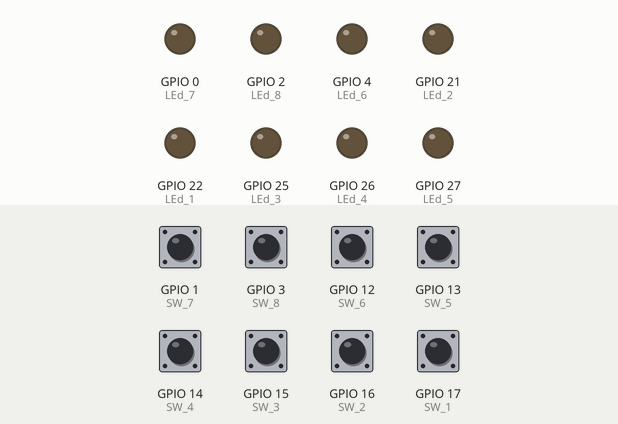
Simulated run of this sketch. Board: ESP32. Parts: output pins drawn as LEDs (lit = HIGH). Inputs (shaded band) come from the test bench; at power-on: GPIO 1 (SW_7), GPIO 3 (SW_8), GPIO 12 (SW_6), GPIO 13 (SW_5), GPIO 14 (SW_4), GPIO 15 (SW_3), GPIO 16 (SW_2), GPIO 17 (SW_1) LOW.

Above: at 1.2 s.
1.3 s: GPIO 1 (SW_7) pulled HIGH for 0.15 s
At 1.5 s:
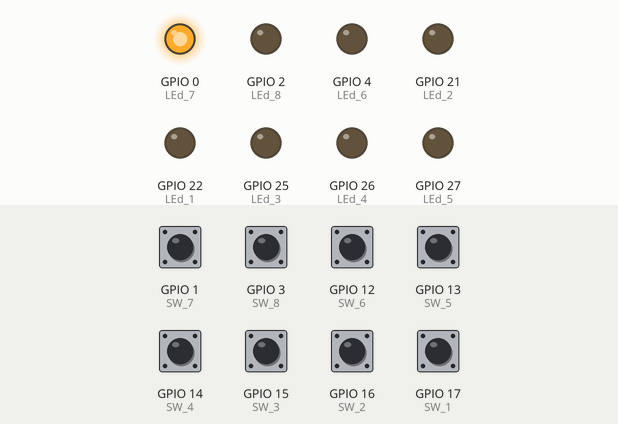
3.1 s: GPIO 3 (SW_8) pulled HIGH for 0.15 s
At 3.3 s:
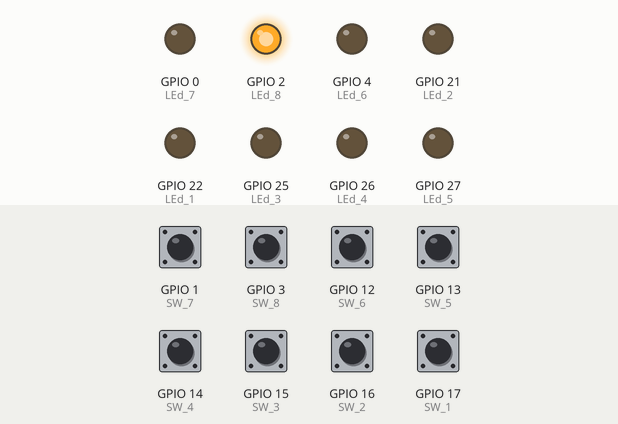
4.9 s: GPIO 12 (SW_6) pulled HIGH for 0.15 s
At 5.1 s:
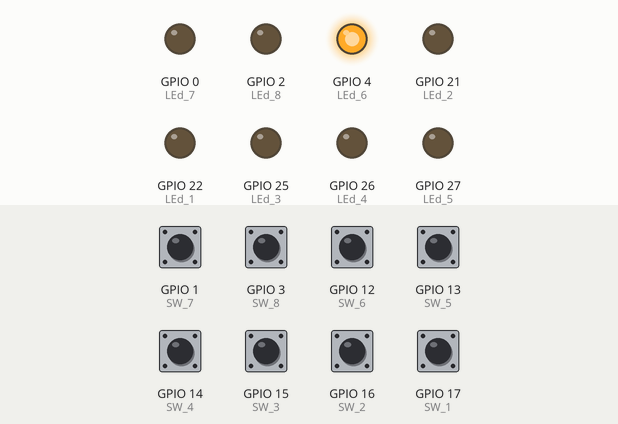
6.7 s: GPIO 13 (SW_5) pulled HIGH for 0.15 s
At 6.9 s:
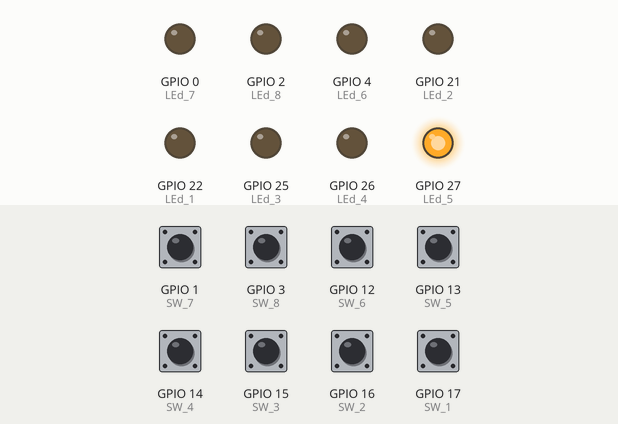
8.5 s: GPIO 14 (SW_4) pulled HIGH for 0.15 s
At 8.7 s:
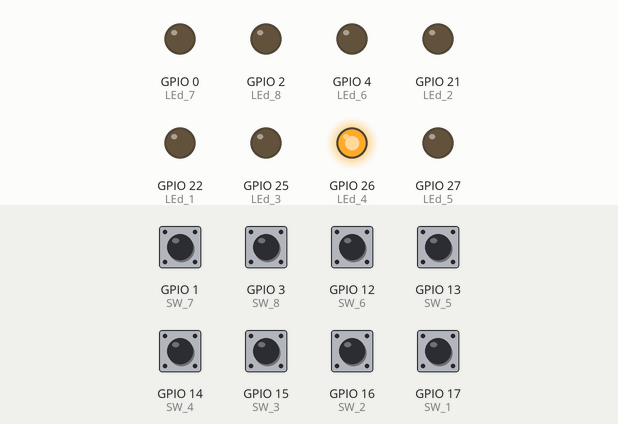
10.3 s: GPIO 15 (SW_3) pulled HIGH for 0.15 s
At 10.51 s:
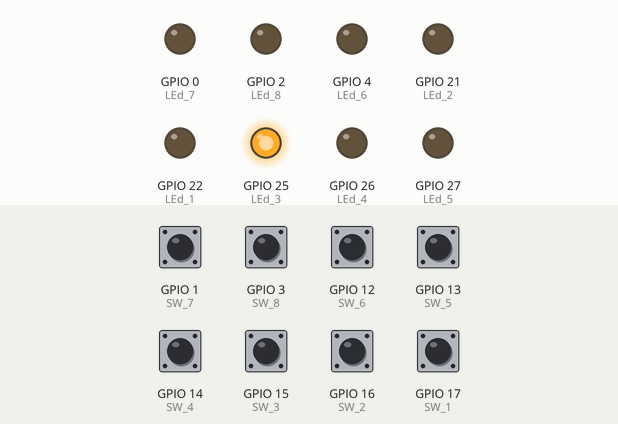
Timing chart, 0 to 13.1 s (numbered marks = the images above; inputs shaded):
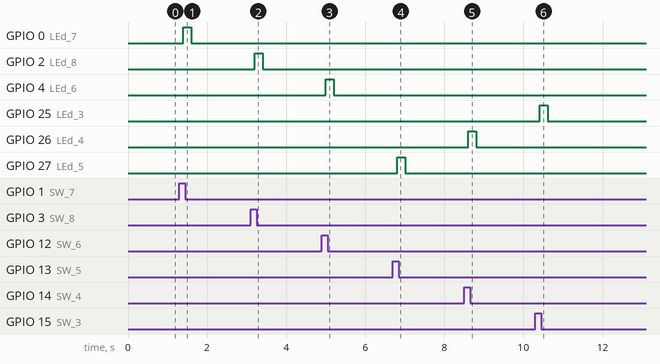

The sketch:

8_BIT_LED_LOGIC.ino
```cpp
int SW_1 = 17;
int SW_2 = 16;
int SW_3 = 15;
int SW_4 = 14;
int SW_5 = 13;
int SW_6 = 12;
int SW_7 = 1;
int SW_8 = 3;

int LEd_1 = 22;
int LEd_2 = 21;
int LEd_3 = 25;
int LEd_4 = 26;
int LEd_5 = 27;
int LEd_6 = 4;
int LEd_7 = 0;
int LEd_8 = 2;

void setup() {
  // put your setup code here, to run once:
  //Serial.begin(9600);
  pinMode(SW_1, INPUT);
  pinMode(SW_2, INPUT);
  pinMode(SW_3, INPUT);
  pinMode(SW_4, INPUT);
  pinMode(SW_5, INPUT);
  pinMode(SW_6, INPUT);
  pinMode(SW_7, INPUT);
  pinMode(SW_8, INPUT);

  pinMode(LEd_1, OUTPUT);
  pinMode(LEd_2, OUTPUT);
  pinMode(LEd_3, OUTPUT);
  pinMode(LEd_4, OUTPUT);
  pinMode(LEd_5, OUTPUT);
  pinMode(LEd_6, OUTPUT);
  pinMode(LEd_7, OUTPUT);
  pinMode(LEd_8, OUTPUT);
  digitalWrite(LEd_8, LOW);
}

void loop() {
  // put your main code here, to run repeatedly:
  int switch_1 = digitalRead(SW_1);
  int switch_2 = digitalRead(SW_2);
  int switch_3 = digitalRead(SW_3);
  int switch_4 = digitalRead(SW_4);
  int switch_5 = digitalRead(SW_5);
  int switch_6 = digitalRead(SW_6);
  int switch_7 = digitalRead(SW_7);
  int switch_8 = digitalRead(SW_8);

  delay(100);
  if (switch_1 == 1)
  {
    digitalWrite(LEd_1, HIGH);
  }
  else
  {
    digitalWrite(LEd_1, LOW);
  }
  if (switch_2 == 1)
  {
    digitalWrite(LEd_2, HIGH);
  }
  else
  {
    digitalWrite(LEd_2, LOW);
  }
  if (switch_3 == 1)
  {
    digitalWrite(LEd_3, HIGH);
  }
  else
  {
    digitalWrite(LEd_3, LOW);
  }
  if (switch_4 == 1)
  {
    digitalWrite(LEd_4, HIGH);
  }
  else
  {
    digitalWrite(LEd_4, LOW);
  }
  if (switch_5 == 1)
  {
    digitalWrite(LEd_5, HIGH);
  }
  else
  {
    digitalWrite(LEd_5, LOW);
  }
  if (switch_6 == 1)
  {
    digitalWrite(LEd_6, HIGH);
  }
  else
  {
    digitalWrite(LEd_6, LOW);
  }
  if (switch_7 == 1)
  {
    digitalWrite(LEd_7, HIGH);
  }
  else
  {
    digitalWrite(LEd_7, LOW);
  }
  if (switch_8 == 1)
  {
    digitalWrite(LEd_8, HIGH);
  }
  else
  {
    digitalWrite(LEd_8, LOW);
  }
}
```

Measured:
- after the input at 1.3 s, GPIO 0 (LEd_7): LOW → HIGH after 0.10 s, → LOW 0.20 s later
- after the input at 3.1 s, GPIO 2 (LEd_8): LOW → HIGH after 0.10 s, → LOW 0.20 s later
- after the input at 4.9 s, GPIO 4 (LEd_6): LOW → HIGH after 0.10 s, → LOW 0.20 s later
- after the input at 6.7 s, GPIO 27 (LEd_5): LOW → HIGH after 0.11 s, → LOW 0.20 s later
- after the input at 8.5 s, GPIO 26 (LEd_4): LOW → HIGH after 0.11 s, → LOW 0.20 s later
- after the input at 10.3 s, GPIO 25 (LEd_3): LOW → HIGH after 0.11 s, → LOW 0.20 s later
